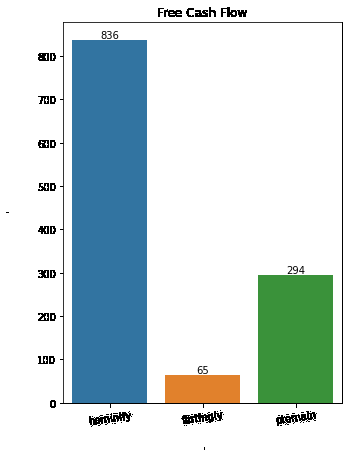
#> input picture Indra_Coding_Tutorials/bar/download 10.png, 349 x 463 px, found by its file name; its folder holds only this picture in this run
$ python 'key_point detection code.py'
#> lines starting #> are read from the running program, lines starting #| are printed output that depends on the picture; after the words box and inside, x2 and y2 are one past the last pixel; in counts of white or black regions, pixels touching at a corner belong together
import cv2
import numpy as np
import cv2
import math
import os
def find_bars(image):
    hsv = cv2.cvtColor(image, cv2.COLOR_BGR2HSV)

    # Define the lower and upper color range for the bars
    lower_color_range = np.array([0, 50, 50], dtype=np.uint8)
    upper_color_range = np.array([180, 255, 255], dtype=np.uint8)

    mask = cv2.inRange(hsv, lower_color_range, upper_color_range)
    contours, _ = cv2.findContours(mask, cv2.RETR_EXTERNAL, cv2.CHAIN_APPROX_SIMPLE)
    bars = []
    for contour in contours:
        x, y, w, h = cv2.boundingRect(contour)
        area = w * h
#         print(area)
        if h > 0 and area > 0:
            bars.append((x, y, x + w, y + h))
    return bars


data=[]
def draw_bounding_boxes(image_path, image, bars, label_gap=5, label_height=22):

    # Find the origin point of the chart
    origin_x = float('inf')
    origin_y = float('-inf')
    for bar in bars:
        x1, y1, x2, y2 = bar
        if x1 < origin_x:
            origin_x = x1
        if y2 > origin_y:
            origin_y = y2
    cv2.circle(image, (origin_x-6, origin_y), 5, (255, 0, 0), 5)

    # Initialize the output dictionary
    output_dict = {
        "categories": [],
        "annotations": [],
        "images": []
    }

    # Define the categories
    category_dict = {
        "supercategory": "bar",
        "id": 1,
        "name": "first bar",
        "keypoints": [
            "origin","y-axis", "top left","bottom right","bottom center ",
            "top left label", "bottom right label"
        ],
        "skeleton": [
            [1,2],[2,3],[3,4],[4,5],[5,6],[6,7]
        ]
    }
    output_dict["categories"].append(category_dict)

    # Draw bounding boxes, center point, and circles on each bar
    for i, bar in enumerate(bars):
        x1, y1, x2, y2 = bar
        cv2.rectangle(image, (x1, y1), (x2, y2), (0, 255, 0), 2)

        x_center = int((x1 + x2) / 2)
        y_center = int((y1 + y2) / 2)
        y_top = y1
        y_bottom = y2

        cv2.circle(image, (x_center, y_bottom), 2, (0, 0, 255), 3)
        cv2.circle(image, (origin_x - 7 , y_top), 2, (0, 0, 255), 3)

        # Draw circles on the top left and bottom right
        cv2.circle(image, (x1, y1), 3, (0, 0, 0), 3)
        cv2.circle(image, (x2, y2), 3, (0, 0, 0), 3)
        cv2.line(image, (x1, y_top), (x2, y2), (0, 0, 0), 1)  # top-right to bottom-left


        cv2.line(image, (origin_x-7, origin_y), (origin_x - 7 , y_top), (0, 0, 0), 1)
        cv2.line(image, (x1, y_top), (origin_x - 7 , y_top), (0, 0, 0),1 )
        cv2.line(image, (x_center, y_bottom), (x2, y2), (0, 0, 0),1 )


        label_x1 = x1 + label_gap
        label_y1 = y2 + label_gap
        label_x2 = x2 - label_gap
        label_y2 = label_y1 + label_height
        cv2.rectangle(image, (label_x1, label_y1), (label_x2, label_y2), (0,0, 255), 1)

        cv2.line(image, (x_center, y_bottom), (label_x1, label_y1), (0, 0, 0), 1)
        cv2.line(image, (label_x1, label_y1), (label_x2, label_y2), (0, 0, 0), 1)
#         cv2.line(image, (x1, y_top), (x2, y2), (255, 0, 0), 2)


        # Define the annotation
        annotation_dict = {
            "image_id":0 , # Set to 0 for simplicity
            "category_id": 1,
            "id": i+1,
            "bbox": [x1, y1, x2-x1, y2-y1],
            "area": (x2-x1)*(y2-y1),
            "iscrowd": 0,
            "keypoints": [
                origin_x -7, origin_y, # origin
                origin_x, y_top, # y-axis
                x1, y1, # top left
                x2, y2, # bottom right
                x_center, y_bottom, # bottom center
                x1+label_gap, y2+label_gap, # top left label
                x2-label_gap, y2+label_gap # bottom right label
            ],
            "num_keypoints": 7
        }
        output_dict["annotations"].append(annotation_dict)
        image_dict = {
            "id": 0,
            "width": image.shape[1],
            "height": image.shape[0],
            "file_name": image_path
        }
        output_dict["images"].append(image_dict)
    data.append(output_dict)
    with open('key_points.json', 'w') as f:
        json.dump(data, f)
    return image


image_folder = "C:/Users/A.Basit/Desktop/bar"
for image_name in os.listdir(image_folder):
    image_path = os.path.join(image_folder, image_name)
    print(image_path)
    image = cv2.imread(image_path)
#> image is the input picture: shape (463, 349, 3); mean B, G, R 219.3, 218, 202.9
    bars = find_bars(image)
#> in find_bars, `hsv = cv2.cvtColor(image, cv2.COLOR_BGR2HSV)`: hsv: shape (463, 349, 3); mean H, S, V 20.9, 41.5, 226.9
#> in find_bars, `mask = cv2.inRange(hsv, lower_color_range, upper_color_range)`:
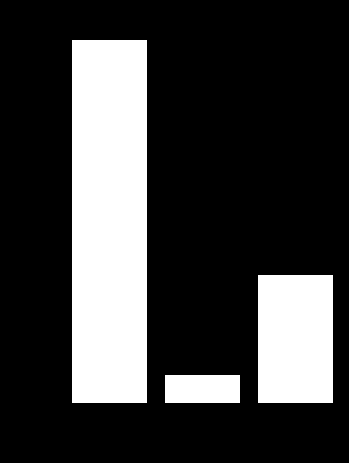
#> mask: shape (463, 349); 24.1% white; 3 white regions
#> in find_bars, `contours, _ = cv2.findContours(mask, cv2.RETR_EXTERNAL, cv2.CHAIN_APPR..`: contours = 3 contours; box (x1, y1, x2, y2) and area: (72, 40, 147, 403) 26788, (258, 275, 333, 403) 9398, (165, 375, 240, 403) 1998
#> the loop in find_bars, `for contour in contours:` made 3 passes
#> (contour, x, y, h, area) on passes 1 to 3: ([[165, 375], [165, 402], [239, 402], [239, 375]], 165, 375, 28, 2100), ([[258, 275], [258, 402], [332, 402], [332, 275]], 258, 275, 128, 9600), ([[72, 40], [72, 402], [146, 402], [146, 40]], 72, 40, 363, 27225)
#> after the loop in find_bars, `for contour in contours:`: bars = [(165, 375, 240, 403), (258, 275, 333, 403), (72, 40, 147, 403)]
    output_image = draw_bounding_boxes(image_path,image, bars)
#> the loop in draw_bounding_boxes, `for bar in bars:` made 3 passes
#> (bar, x1, y1, x2, origin_x, origin_y) on pass 1: ((165, 375, 240, 403), 165, 375, 240, 165, 403)
#> (bar, x1, y1, x2, origin_x) on pass 3: ((72, 40, 147, 403), 72, 40, 147, 72)
#> after the loop in draw_bounding_boxes, `for bar in bars:`: origin_x = 72; origin_y = 403
#> in draw_bounding_boxes, `cv2.circle(image, (origin_x-6, origin_y), 5, (255, 0, 0), 5)`:
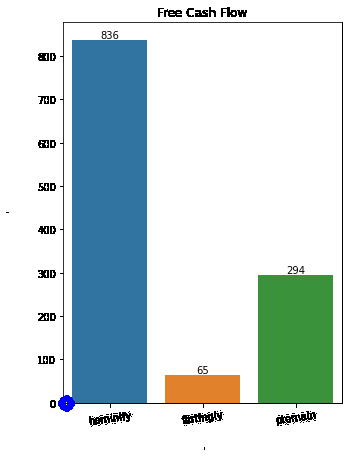
#> image: shape (463, 349, 3); 0.13% of pixels changed, all inside (x1, y1, x2, y2) = (58, 395, 75, 412)
#> the loop in draw_bounding_boxes, `for i, bar in enumerate(bars):` made 3 passes
#> (bar, x1, y1, x2, x_center, y_center, y_top, label_x1) on passes 1 to 3: ((165, 375, 240, 403), 165, 375, 240, 202, 389, 375, 170), ((258, 275, 333, 403), 258, 275, 333, 295, 339, 275, 263), ((72, 40, 147, 403), 72, 40, 147, 109, 221, 40, 77)
#> after the loop in draw_bounding_boxes, `for i, bar in enumerate(bars):`:
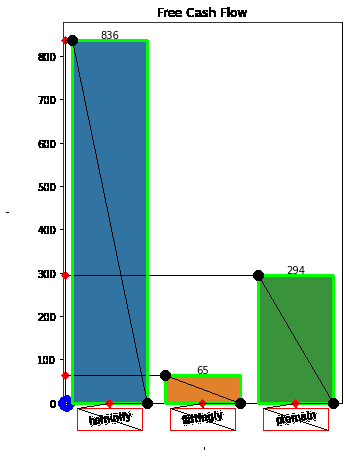
#> image: shape (463, 349, 3); 4.16% of pixels changed, all inside (x1, y1, x2, y2) = (61, 35, 339, 431)
#> (the run stopped early here; a loop or call above may not have finished)

$ run again, on Indra_Coding_Tutorials/bar/download 5.png
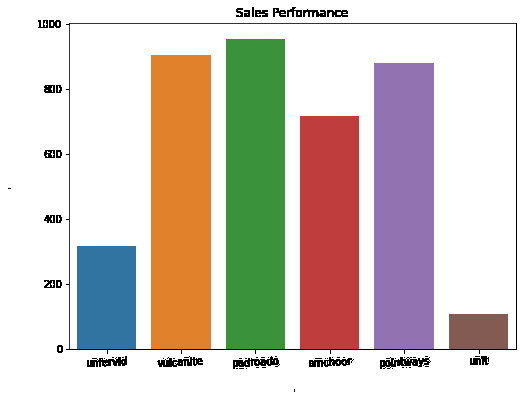
#> input picture Indra_Coding_Tutorials/bar/download 5.png, 522 x 406 px, found by its file name
#> image is the input picture: shape (406, 522, 3); mean B, G, R 192.3, 200.5, 210.6
#> hsv: shape (406, 522, 3); mean H, S, V 20.2, 55.1, 223.9
#> in find_bars, `mask = cv2.inRange(hsv, lower_color_range, upper_color_range)`:
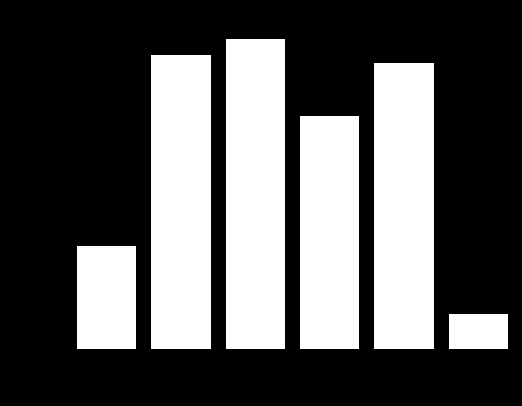
#> mask: shape (406, 522); 35.4% white; 6 white regions
#> contours = 6 contours; box (x1, y1, x2, y2) and area: (226, 39, 285, 349) 17922, (151, 55, 211, 349) 17287, (374, 63, 434, 349) 16815, (300, 116, 359, 349) 13456, (77, 246, 136, 349) 5916, (449, 314, 508, 349) 1972
#> the loop in find_bars, `for contour in contours:` made 6 passes
#> (contour, x, y, w, h, area) on passes 1 to 5: ([[449, 314], [449, 348], [507, 348], [507, 314]], 449, 314, 59, 35, 2065), ([[77, 246], [77, 348], [135, 348], [135, 246]], 77, 246, 59, 103, 6077), ([[300, 116], [300, 348], [358, 348], [358, 116]], 300, 116, 59, 233, 13747), ([[374, 63], [374, 348], [433, 348], [433, 63]], 374, 63, 60, 286, 17160), ([[151, 55], [151, 348], [210, 348], [210, 55]], 151, 55, 60, 294, 17640)
#> after the loop in find_bars, `for contour in contours:`: bars = [(449, 314, 508, 349), (77, 246, 136, 349), (300, 116, 359, 349), (374, 63, 434, 349), (151, 55, 211, 349), (226, 39, 285, 349)]
#> the loop in draw_bounding_boxes, `for bar in bars:` made 6 passes
#> (bar, x1, y1, x2, origin_x, origin_y) on pass 1: ((449, 314, 508, 349), 449, 314, 508, 449, 349)
#> after the loop in draw_bounding_boxes, `for bar in bars:`: origin_x = 77; origin_y = 349
#> the loop in draw_bounding_boxes, `for i, bar in enumerate(bars):` made 6 passes
#> (bar, x1, y1, x2, x_center, y_center, y_top, label_x1) on passes 1 to 6: ((449, 314, 508, 349), 449, 314, 508, 478, 331, 314, 454), ((77, 246, 136, 349), 77, 246, 136, 106, 297, 246, 82), ((300, 116, 359, 349), 300, 116, 359, 329, 232, 116, 305), ((374, 63, 434, 349), 374, 63, 434, 404, 206, 63, 379), ((151, 55, 211, 349), 151, 55, 211, 181, 202, 55, 156), ((226, 39, 285, 349), 226, 39, 285, 255, 194, 39, 231)
#> after the loop in draw_bounding_boxes, `for i, bar in enumerate(bars):`:
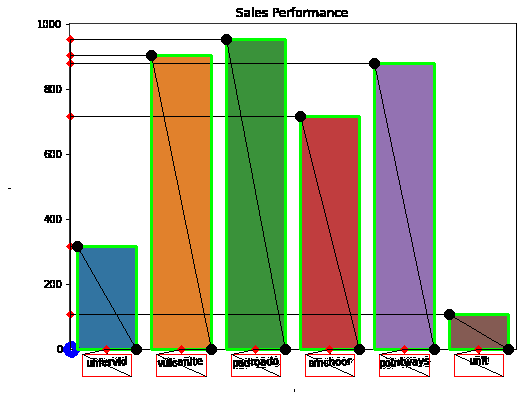
#> image: shape (406, 522, 3); mean B, G, R 180.6, 198.7, 198.6

$ run again, on Indra_Coding_Tutorials/bar/download 6.png
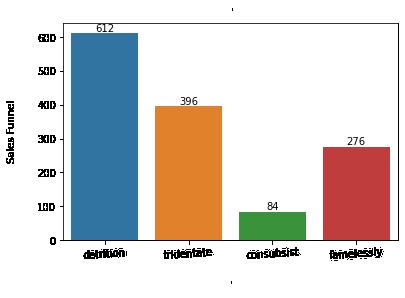
#> input picture Indra_Coding_Tutorials/bar/download 6.png, 405 x 298 px, found by its file name
#> image is the input picture: shape (298, 405, 3); mean B, G, R 208.3, 210.8, 215.7
#> hsv: shape (298, 405, 3); mean H, S, V 13.7, 46.9, 229.8
#> in find_bars, `mask = cv2.inRange(hsv, lower_color_range, upper_color_range)`:
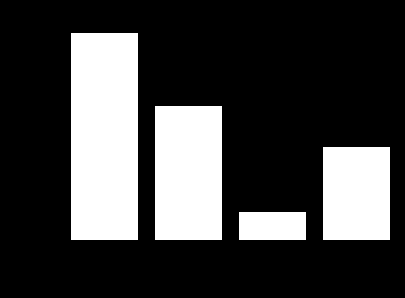
#> mask: shape (298, 405); 25.6% white; 4 white regions
#> contours = 4 contours; box (x1, y1, x2, y2) and area: (71, 33, 138, 240) 13596, (155, 106, 222, 240) 8778, (323, 147, 390, 240) 6072, (239, 212, 306, 240) 1782
#> the loop in find_bars, `for contour in contours:` made 4 passes
#> (contour, x, y, h, area) on passes 1 to 4: ([[239, 212], [239, 239], [305, 239], [305, 212]], 239, 212, 28, 1876), ([[323, 147], [323, 239], [389, 239], [389, 147]], 323, 147, 93, 6231), ([[155, 106], [155, 239], [221, 239], [221, 106]], 155, 106, 134, 8978), ([[71, 33], [71, 239], [137, 239], [137, 33]], 71, 33, 207, 13869)
#> after the loop in find_bars, `for contour in contours:`: bars = [(239, 212, 306, 240), (323, 147, 390, 240), (155, 106, 222, 240), (71, 33, 138, 240)]
#> the loop in draw_bounding_boxes, `for bar in bars:` made 4 passes
#> (bar, x1, y1, x2, origin_x, origin_y) on pass 1: ((239, 212, 306, 240), 239, 212, 306, 239, 240)
#> after the loop in draw_bounding_boxes, `for bar in bars:`: origin_x = 71; origin_y = 240
#> the loop in draw_bounding_boxes, `for i, bar in enumerate(bars):` made 4 passes
#> (bar, x1, y1, x2, x_center, y_center, y_top, label_x1) on passes 1 to 4: ((239, 212, 306, 240), 239, 212, 306, 272, 226, 212, 244), ((323, 147, 390, 240), 323, 147, 390, 356, 193, 147, 328), ((155, 106, 222, 240), 155, 106, 222, 188, 173, 106, 160), ((71, 33, 138, 240), 71, 33, 138, 104, 136, 33, 76)
#> after the loop in draw_bounding_boxes, `for i, bar in enumerate(bars):`:
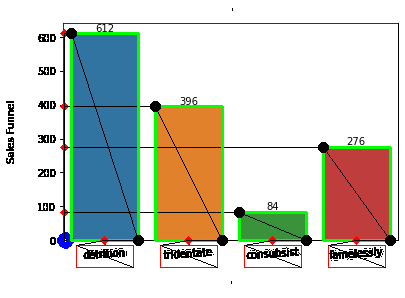
#> image: shape (298, 405, 3); mean B, G, R 198.1, 208, 206.2

$ run again, on Indra_Coding_Tutorials/bar/download 7.png
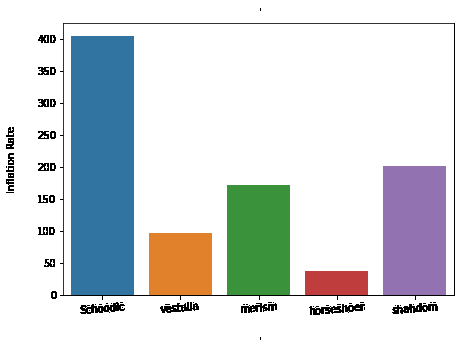
#> input picture Indra_Coding_Tutorials/bar/download 7.png, 461 x 354 px, found by its file name
#> image is the input picture: shape (354, 461, 3); mean B, G, R 220.8, 218.9, 213.7
#> hsv: shape (354, 461, 3); mean H, S, V 19.8, 35.2, 230.1
#> in find_bars, `mask = cv2.inRange(hsv, lower_color_range, upper_color_range)`:
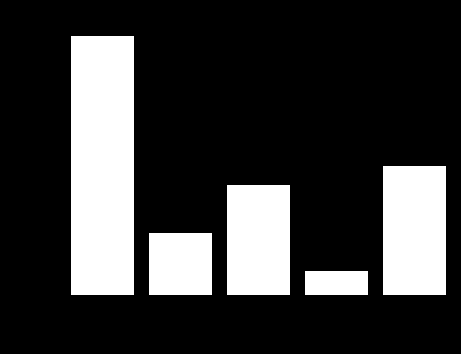
#> mask: shape (354, 461); 22.5% white; 5 white regions
#> contours = 5 contours; box (x1, y1, x2, y2) and area: (71, 36, 134, 295) 15996, (383, 166, 446, 295) 7936, (227, 185, 290, 295) 6758, (149, 233, 212, 295) 3782, (305, 271, 368, 295) 1426
#> the loop in find_bars, `for contour in contours:` made 5 passes
#> (contour, x, y, h, area) on passes 1 to 5: ([[305, 271], [305, 294], [367, 294], [367, 271]], 305, 271, 24, 1512), ([[149, 233], [149, 294], [211, 294], [211, 233]], 149, 233, 62, 3906), ([[227, 185], [227, 294], [289, 294], [289, 185]], 227, 185, 110, 6930), ([[383, 166], [383, 294], [445, 294], [445, 166]], 383, 166, 129, 8127), ([[71, 36], [71, 294], [133, 294], [133, 36]], 71, 36, 259, 16317)
#> after the loop in find_bars, `for contour in contours:`: bars = [(305, 271, 368, 295), (149, 233, 212, 295), (227, 185, 290, 295), (383, 166, 446, 295), (71, 36, 134, 295)]
#> the loop in draw_bounding_boxes, `for bar in bars:` made 5 passes
#> (bar, x1, y1, x2, origin_x, origin_y) on pass 1: ((305, 271, 368, 295), 305, 271, 368, 305, 295)
#> after the loop in draw_bounding_boxes, `for bar in bars:`: origin_x = 71; origin_y = 295
#> the loop in draw_bounding_boxes, `for i, bar in enumerate(bars):` made 5 passes
#> (bar, x1, y1, x2, x_center, y_center, y_top, label_x1) on passes 1 to 5: ((305, 271, 368, 295), 305, 271, 368, 336, 283, 271, 310), ((149, 233, 212, 295), 149, 233, 212, 180, 264, 233, 154), ((227, 185, 290, 295), 227, 185, 290, 258, 240, 185, 232), ((383, 166, 446, 295), 383, 166, 446, 414, 230, 166, 388), ((71, 36, 134, 295), 71, 36, 134, 102, 165, 36, 76)
#> after the loop in draw_bounding_boxes, `for i, bar in enumerate(bars):`:
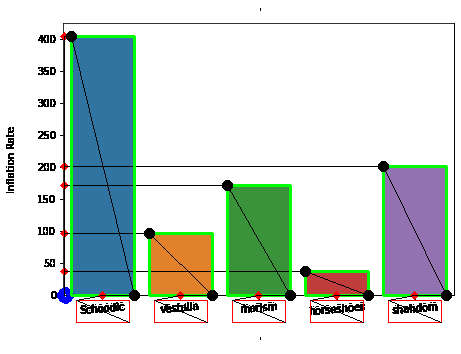
#> image: shape (354, 461, 3); mean B, G, R 210.7, 216.1, 205.3

$ run again, on Indra_Coding_Tutorials/bar/download 2.png
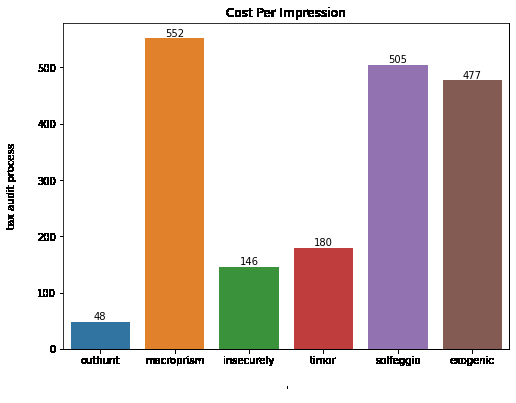
#> input picture Indra_Coding_Tutorials/bar/download 2.png, 516 x 403 px, found by its file name
#> image is the input picture: shape (403, 516, 3); mean B, G, R 200.7, 205.3, 220.8
#> hsv: shape (403, 516, 3); mean H, S, V 14.9, 42.9, 226.3
#> in find_bars, `mask = cv2.inRange(hsv, lower_color_range, upper_color_range)`:
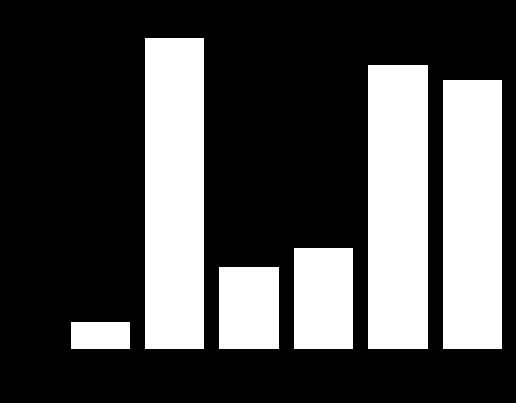
#> mask: shape (403, 516); 30.6% white; 6 white regions
#> contours = 6 contours; box (x1, y1, x2, y2) and area: (145, 38, 204, 349) 17980, (368, 65, 428, 349) 16697, (443, 80, 502, 349) 15544, (294, 248, 353, 349) 5800, (219, 267, 279, 349) 4779, (71, 322, 130, 349) 1508
#> the loop in find_bars, `for contour in contours:` made 6 passes
#> (contour, x, y, w, h, area) on passes 1 to 6: ([[71, 322], [71, 348], [129, 348], [129, 322]], 71, 322, 59, 27, 1593), ([[219, 267], [219, 348], [278, 348], [278, 267]], 219, 267, 60, 82, 4920), ([[294, 248], [294, 348], [352, 348], [352, 248]], 294, 248, 59, 101, 5959), ([[443, 80], [443, 348], [501, 348], [501, 80]], 443, 80, 59, 269, 15871), ([[368, 65], [368, 348], [427, 348], [427, 65]], 368, 65, 60, 284, 17040), ([[145, 38], [145, 348], [203, 348], [203, 38]], 145, 38, 59, 311, 18349)
#> after the loop in find_bars, `for contour in contours:`: bars = [(71, 322, 130, 349), (219, 267, 279, 349), (294, 248, 353, 349), (443, 80, 502, 349), (368, 65, 428, 349), (145, 38, 204, 349)]
#> the loop in draw_bounding_boxes, `for bar in bars:` made 6 passes
#> (bar, x1, y1, x2, origin_x, origin_y) on pass 1: ((71, 322, 130, 349), 71, 322, 130, 71, 349)
#> after the loop in draw_bounding_boxes, `for bar in bars:`: origin_x = 71; origin_y = 349
#> the loop in draw_bounding_boxes, `for i, bar in enumerate(bars):` made 6 passes
#> (bar, x1, y1, x2, x_center, y_center, y_top, label_x1) on passes 1 to 6: ((71, 322, 130, 349), 71, 322, 130, 100, 335, 322, 76), ((219, 267, 279, 349), 219, 267, 279, 249, 308, 267, 224), ((294, 248, 353, 349), 294, 248, 353, 323, 298, 248, 299), ((443, 80, 502, 349), 443, 80, 502, 472, 214, 80, 448), ((368, 65, 428, 349), 368, 65, 428, 398, 207, 65, 373), ((145, 38, 204, 349), 145, 38, 204, 174, 193, 38, 150)
#> after the loop in draw_bounding_boxes, `for i, bar in enumerate(bars):`:
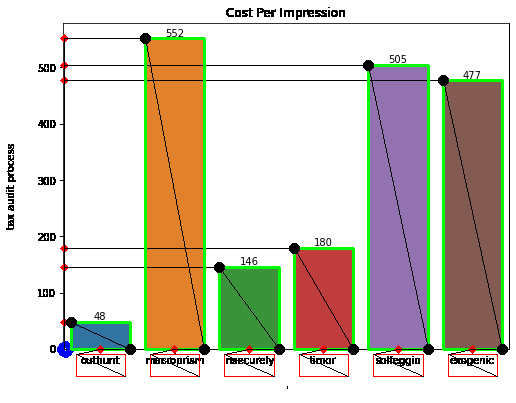
#> image: shape (403, 516, 3); mean B, G, R 189.6, 203.1, 209.1
